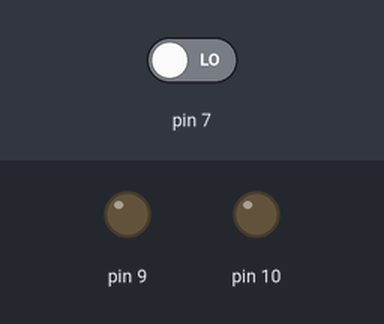
The sketch below on a simulated Arduino Uno, built with avr-gcc and run on an emulated ATmega328P. On the bench: output pins drawn as LEDs (lit = HIGH). The inputs (shaded band) are chosen by the test bench; at power-on: pin 7 LOW.

Above: at 1.2 s.
1.3 s: pin 7 driven HIGH
At 2.3 s:
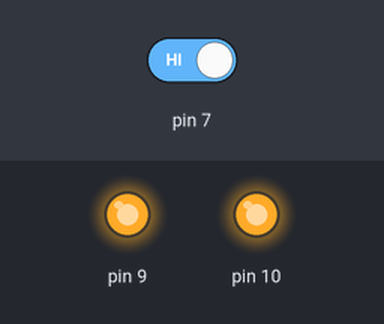
2.8 s: pin 7 driven LOW
At 3.4 s:
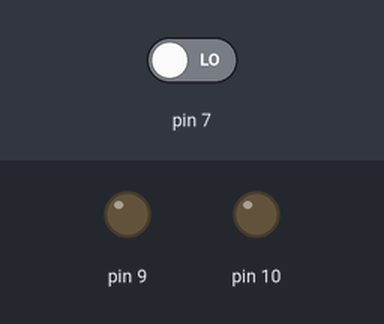
Timing chart, 0 to 5.8 s (numbered marks = the images above; inputs shaded):
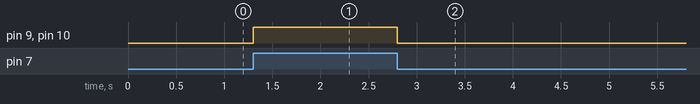

The sketch:

ComandoBotao.ino
```cpp
void setup() {
  // put your setup code here, to run once:

  pinMode(10,OUTPUT);
  pinMode(9,OUTPUT);
  pinMode(7,INPUT);

}

void loop() {
  // put your main code here, to run repeatedly:

  int estadoBotao;

  estadoBotao = digitalRead(7);

  digitalWrite(10, estadoBotao);
  digitalWrite(9, estadoBotao);
}
```

Measured:
- after the input at 1.3 s, pin 9, pin 10: LOW → HIGH at once
- after the input at 2.8 s, pin 9, pin 10: HIGH → LOW at once
